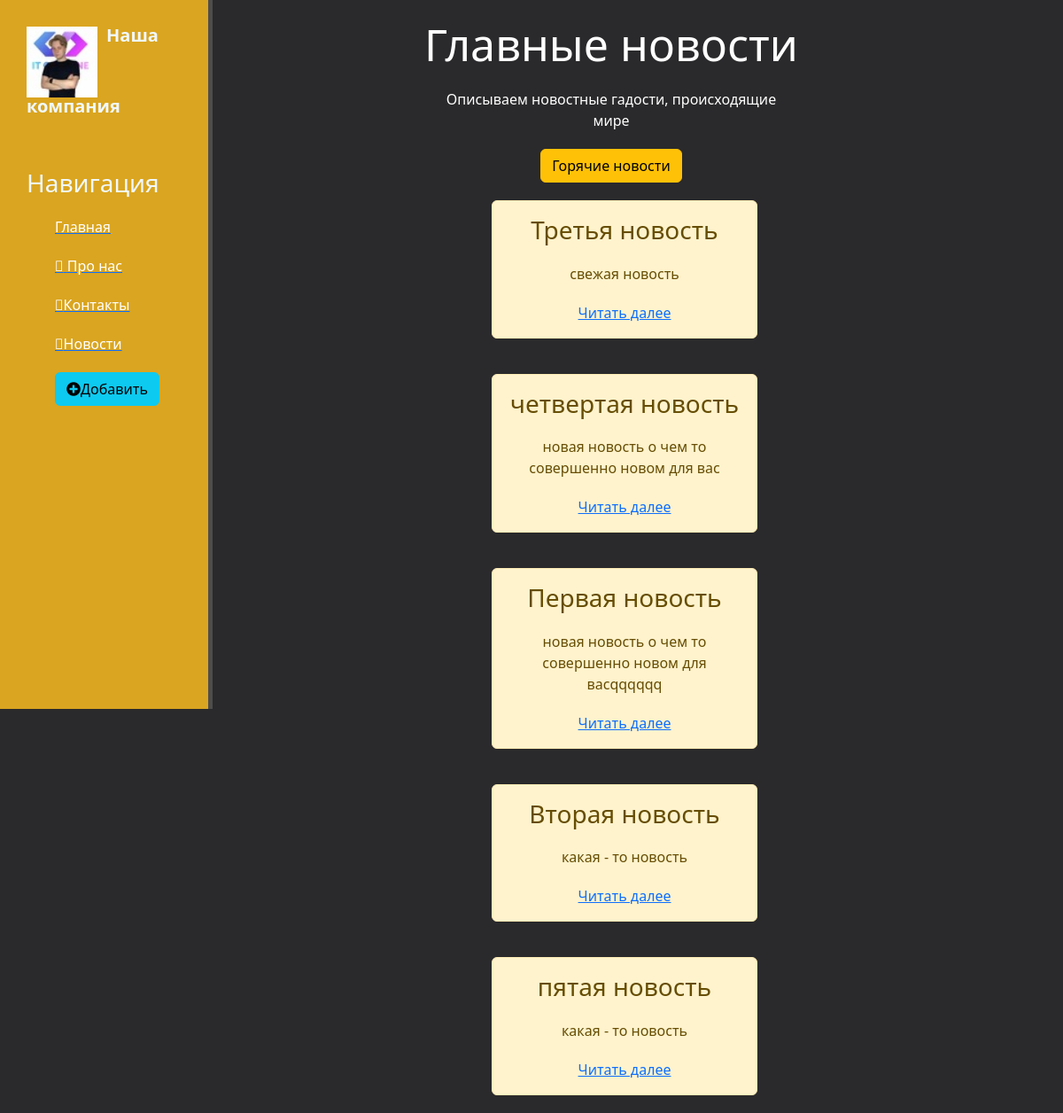
Page /news/ on the committed database.
### news/models.py (models this page shows, shortened)
class Article(models.Model):
    title = models.CharField('Название', max_length=55, default='')
    anons = models.CharField('Анонс', max_length=255)
    full_text = models.TextField('Статья')
    date = models.DateTimeField('Дата публикации')
    class Meta:
        verbose_name = 'Новость'
        verbose_name_plural = 'Новости'

### news/views.py (the view)
# urls.py: path('', views.news_home, name='news_home'),
def news_home(request):
    news = Article.objects.order_by('-date')
    return render(request, 'news/news_home.html', {'news': news})

### news/templates/news/news_home.html (shortened to what this page needs)
{% extends 'main/base.html' %}
{% block content %}
    <div class="features">
        <h1>Главные новости</h1>
        <p>Описываем новостные гадости, происходящие  мире</p>
        <button class="btn btn-warning">Горячие новости</button>
        {% if news %}
        {% for el in news %}
            <div class="alert alert-warning">
                <h3>{{ el.title }}</h3>
                <p>{{ el.anons }}</p>
                <a href="{% url 'news-detail' el.id %}" class="bn btn-warning">Читать далее</a>
            </div>
        {% endfor %}
        {% else %}
        <P>На данный момент нет новостей!</P>
        {% endif %}
    </div>
{% endblock %}

### main/static/main/css/main.css (style rules this page uses)
body { background: #2a2a2c; }
main .features { float: left; color: #fff; margin-top: 20px; text-align: center; width: 75%; }
main .features h1 { font-size: 50px }
main .features p { max-width: 400px; margin: 20px auto }
main .alert-warning { float: left; clear: both; width: 300px; margin: 20px 35%; text-align: center; }

### rows in the picture
Article: title "Третья новость", anons "свежая новость"
Article: title "четвертая новость", anons "новая новость о чем то совершенно новом для вас"
Article: title "Первая новость", anons "новая новость о чем то совершенно новом для васqqqqqq"
Article: title "Вторая новость", anons "какая - то новость"
Article: title "пятая новость", anons "какая - то новость"
